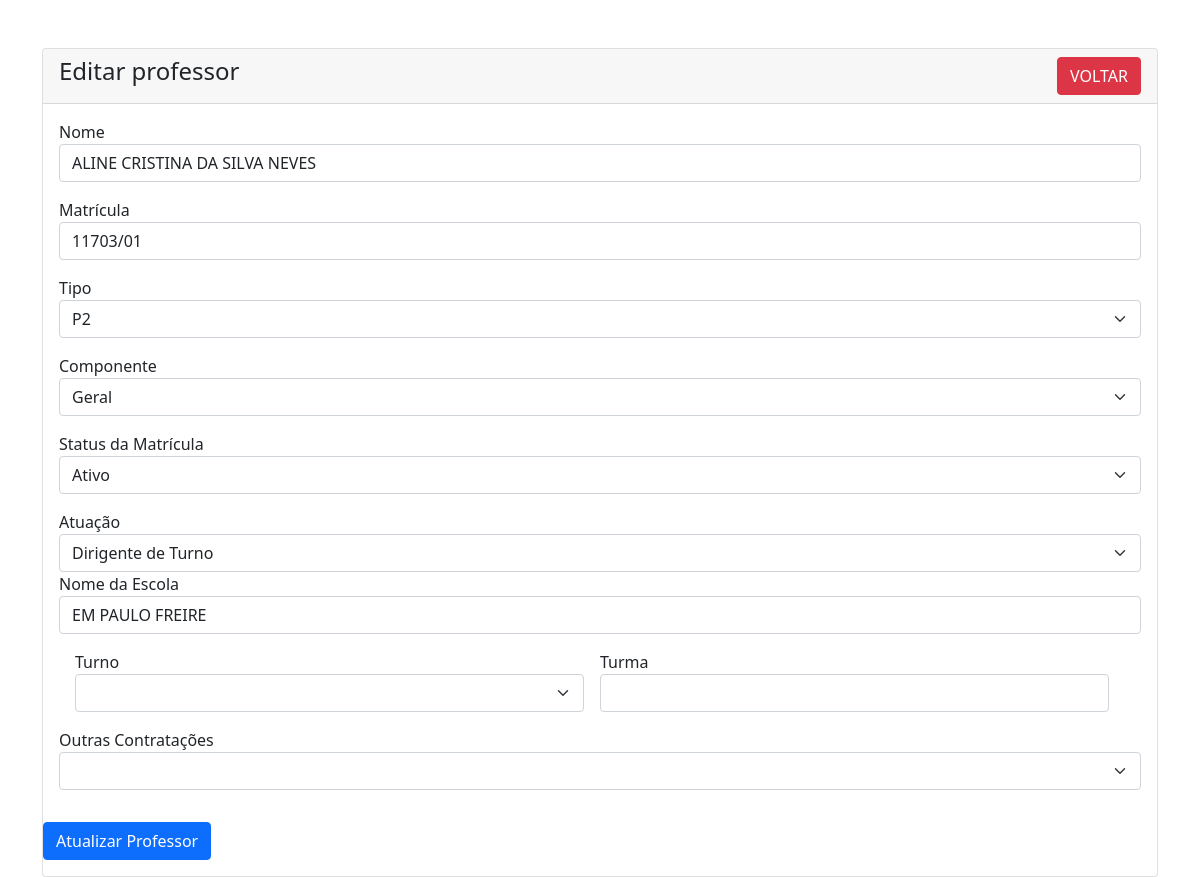
The page /sistema/professor-edit.php?id=45 on the database its author committed.
### tables this page shows
CREATE TABLE IF NOT EXISTS `status_matricula` (
  `id` int NOT NULL AUTO_INCREMENT,
  `id_professor` int NOT NULL,
  `status` enum('Ativo Receptado','Ativo Permutado','Ativo Redução de Carga Horária','Licença Médica','Licença Maternidade','Licença Prêmio','Licença sem Vencimento','Vacância','Cedido','Exonerado') NOT NULL,
  `nome_premed` varchar(250) NOT NULL,
  `data_inicio` date NOT NULL,
  `data_fim` date NOT NULL,
  PRIMARY KEY (`id`),
  KEY `id_professor` (`id_professor`)
);

CREATE TABLE IF NOT EXISTS `professores` (
  `id` int NOT NULL AUTO_INCREMENT,
  `nome` varchar(250) NOT NULL,
  `matricula` varchar(250) NOT NULL,
  `tipo` varchar(5) NOT NULL,
  `componente` enum('Geral','Matemática','Língua Portuguesa','Língua Inglesa','História','Geografia','Ciências','Artes','Educação Física') NOT NULL,
  `status_matricula` enum('Ativo','Ativo Readaptado','Ativo Permutado','Ativo Redução de Carga Horária','Licença Médica','Licença Maternidade','Licença Prêmio','Licença sem Vencimento','Vacância','Cedido','Exonerado') NOT NULL,
  `atuacao` enum('SEMED','Sala de Aula','Dirigente de Turno','Diretor(a)','Diretor Adjunto','Sala de Recursos','Implementador de Leitura','Outros') DEFAULT NULL,
  `nome_escola` varchar(250) NOT NULL,
  `turno` enum('Matutino','Vespertino','Noturno') NOT NULL,
  `turma` varchar(250) NOT NULL,
  `outras_contratacoes` enum('RET','Contrato') DEFAULT NULL,
  `outra_escola` varchar(255) DEFAULT NULL,
  `outra_turma` varchar(255) DEFAULT NULL,
  `outra_turno` enum('Matutino','Vespertino','Noturno') DEFAULT NULL,
  PRIMARY KEY (`id`)
);

### sistema/professor-edit.php (the view, shortened to what this page needs)
<?php
require 'conecta.php';
?>
<!doctype html>
<html lang="pt-BR">
<head>
  <link href="https://cdn.jsdelivr.net/npm/bootstrap@5.1.3/dist/css/bootstrap.min.css" rel="stylesheet">
</head>
<body>
  <div class="container mt-5">
    <div class="row">
      <div class="col-md-12">
        <div class="card">
          <div class="card-header">
            <h4>Editar professor
              <a href="index.php" class="btn btn-danger float-end">VOLTAR</a>
            </h4>
          </div>
          <div class="card-body">
            <?php
            if (isset($_GET['id'])) {
              $prof_id = mysqli_real_escape_string($con, $_GET['id']);
              $query = "SELECT * FROM professores p JOIN status_matricula m ON p.id = m.id WHERE p.id='$prof_id';";
              $query_run = mysqli_query($con, $query);
              if (mysqli_num_rows($query_run) > 0) {
                $professor = mysqli_fetch_array($query_run);
            ?>
                <form action="code.php" method="POST">
                  <div class="mb-3">
                    <label>Nome</label>
                    <input type="text" name="nome" value="<?= $professor['nome']; ?>" class="form-control">
                  </div>
                  <div class="mb-3">
                    <label>Matrícula</label>
                    <input type="text" name="matricula" value="<?= $professor['matricula']; ?>" class="form-control">
                  </div>
                  <div class="mb-3">
                    <label>Tipo</label>
                    <select name="tipo" value="<?= $professor['tipo']; ?>" class="form-select">
                      <option value="<?= $professor['tipo']; ?>"><?= $professor['tipo']; ?></option>
                    </select>
                  </div>
                  <div class="mb-3">
                    <label>Componente</label>
                    <select name="componente" value="<?= $professor['componente']; ?>" class="form-select">
                      <option value="<?= $professor['componente']; ?>"><?= $professor['componente']; ?></option>
                    </select>
                  </div>
                  <div class="mb-3">
                    <label>Status da Matrícula</label>
                    <select id="selectStatus" name="status_matricula" value="<?= $professor['status_matricula']; ?>" class="form-select">
                      <option value="<?= $professor['status_matricula']; ?>"><?= $professor['status_matricula']; ?></option>
                    </select>
                  </div>
                  <div class="mb-3">
                    <label>Atuação</label>
                    <select id="selectAtuacao" name="atuacao" value="<?= $professor['atuacao']; ?>" class="form-select">
                      <option value="<?= $professor['atuacao']; ?>"><?= $professor['atuacao']; ?></option>
                    </select>
                    <div class="mb-3">
                      <label for="nome_escola">Nome da Escola</label>
                      <input type="text" name="nome_escola" value="<?= $professor['nome_escola']; ?>" class="form-control" id="nomeEscola">
                    </div>
                  </div>
                  <div class="container-md row g-3 mb-3">
                    <div class="col">
                      <label for="turno">Turno</label>
                      <select class="form-select" value="<?= $professor['turno']; ?>" name="turno" id="oturno">
                        <option value="<?= $professor['turno']; ?>"><?= $professor['turno']; ?></option>
                        <option value="selecione">Selecione</option>
                      </select>
                    </div>
                    <div class="col">
                      <label for="turma">Turma</label>
                      <input type="text" class="form-control" value="<?= $professor['turma']; ?>" name="turma" id="aturma">
                    </div>
                  </div>
                  <div class="mb-3">
                    <label for="outros">Outras Contratações</label>
                    <select class="form-select" value="<?= $professor['outras_contratacoes']; ?>" name="outras_contratacoes" id="selectOutra">
                      <option value="<?= $professor['outras_contratacoes']; ?>"><?= $professor['outras_contratacoes']; ?></option>
                      <option value="selecione">Selecione</option>
                    </select>
                  </div>
          </div>
          <div class="mb-3">
            <button type="submit" name="update_professor" class="btn btn-primary">
              Atualizar Professor
            </button>
          </div>
      <?php
              } else {
                echo "<h4>Nenhum ID encontrado</h4>";
              }
            }
      ?>
        </div>
      </div>
    </div>
  </div>
</body>
</html>

### rows shown on the page
status_matricula: nome "ALINE CRISTINA DA SILVA NEVES", matricula "11703/01", tipo "P2", componente "Geral", status_matricula "Ativo", atuacao "Dirigente de Turno", nome_escola "EM PAULO FREIRE"
